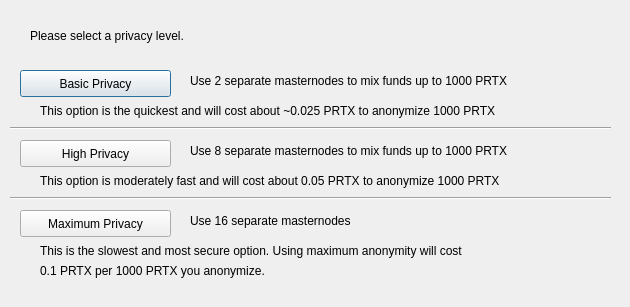
<?xml version="1.0" encoding="UTF-8"?>
<ui version="4.0">
 <class>DarksendConfig</class>
 <widget class="QDialog" name="DarksendConfig">
  <property name="geometry">
   <rect>
    <x>0</x>
    <y>0</y>
    <width>630</width>
    <height>307</height>
   </rect>
  </property>
  <property name="windowTitle">
   <string>Configure Darksend</string>
  </property>
  <widget class="QPushButton" name="buttonBasic">
   <property name="geometry">
    <rect>
     <x>20</x>
     <y>70</y>
     <width>151</width>
     <height>27</height>
    </rect>
   </property>
   <property name="text">
    <string>Basic Privacy</string>
   </property>
  </widget>
  <widget class="QPushButton" name="buttonHigh">
   <property name="geometry">
    <rect>
     <x>20</x>
     <y>140</y>
     <width>151</width>
     <height>27</height>
    </rect>
   </property>
   <property name="text">
    <string>High Privacy</string>
   </property>
  </widget>
  <widget class="QPushButton" name="buttonMax">
   <property name="geometry">
    <rect>
     <x>20</x>
     <y>210</y>
     <width>151</width>
     <height>27</height>
    </rect>
   </property>
   <property name="text">
    <string>Maximum Privacy</string>
   </property>
  </widget>
  <widget class="QLabel" name="label">
   <property name="geometry">
    <rect>
     <x>30</x>
     <y>20</y>
     <width>571</width>
     <height>31</height>
    </rect>
   </property>
   <property name="text">
    <string>Please select a privacy level.</string>
   </property>
  </widget>
  <widget class="QLabel" name="label_2">
   <property name="geometry">
    <rect>
     <x>190</x>
     <y>70</y>
     <width>421</width>
     <height>21</height>
    </rect>
   </property>
   <property name="text">
    <string>Use 2 separate masternodes to mix funds up to 1000 PRTX</string>
   </property>
  </widget>
  <widget class="QLabel" name="label_3">
   <property name="geometry">
    <rect>
     <x>190</x>
     <y>140</y>
     <width>411</width>
     <height>21</height>
    </rect>
   </property>
   <property name="text">
    <string>Use 8 separate masternodes to mix funds up to 1000 PRTX</string>
   </property>
  </widget>
  <widget class="QLabel" name="label_4">
   <property name="geometry">
    <rect>
     <x>190</x>
     <y>210</y>
     <width>421</width>
     <height>21</height>
    </rect>
   </property>
   <property name="text">
    <string>Use 16 separate masternodes</string>
   </property>
  </widget>
  <widget class="QLabel" name="label_6">
   <property name="geometry">
    <rect>
     <x>40</x>
     <y>100</y>
     <width>561</width>
     <height>21</height>
    </rect>
   </property>
   <property name="text">
    <string>This option is the quickest and will cost about ~0.025 PRTX to anonymize 1000 PRTX</string>
   </property>
  </widget>
  <widget class="QLabel" name="label_7">
   <property name="geometry">
    <rect>
     <x>40</x>
     <y>170</y>
     <width>561</width>
     <height>21</height>
    </rect>
   </property>
   <property name="text">
    <string>This option is moderately fast and will cost about 0.05 PRTX to anonymize 1000 PRTX</string>
   </property>
  </widget>
  <widget class="QLabel" name="label_8">
   <property name="geometry">
    <rect>
     <x>40</x>
     <y>240</y>
     <width>561</width>
     <height>21</height>
    </rect>
   </property>
   <property name="text">
    <string>This is the slowest and most secure option. Using maximum anonymity will cost</string>
   </property>
  </widget>
  <widget class="QLabel" name="label_9">
   <property name="geometry">
    <rect>
     <x>40</x>
     <y>260</y>
     <width>561</width>
     <height>21</height>
    </rect>
   </property>
   <property name="text">
    <string>0.1 PRTX per 1000 PRTX you anonymize.</string>
   </property>
  </widget>
  <widget class="Line" name="line">
   <property name="geometry">
    <rect>
     <x>10</x>
     <y>120</y>
     <width>601</width>
     <height>16</height>
    </rect>
   </property>
   <property name="orientation">
    <enum>Qt::Horizontal</enum>
   </property>
  </widget>
  <widget class="Line" name="line_2">
   <property name="geometry">
    <rect>
     <x>10</x>
     <y>190</y>
     <width>601</width>
     <height>16</height>
    </rect>
   </property>
   <property name="orientation">
    <enum>Qt::Horizontal</enum>
   </property>
  </widget>
 </widget>
 <resources/>
 <connections/>
</ui>
